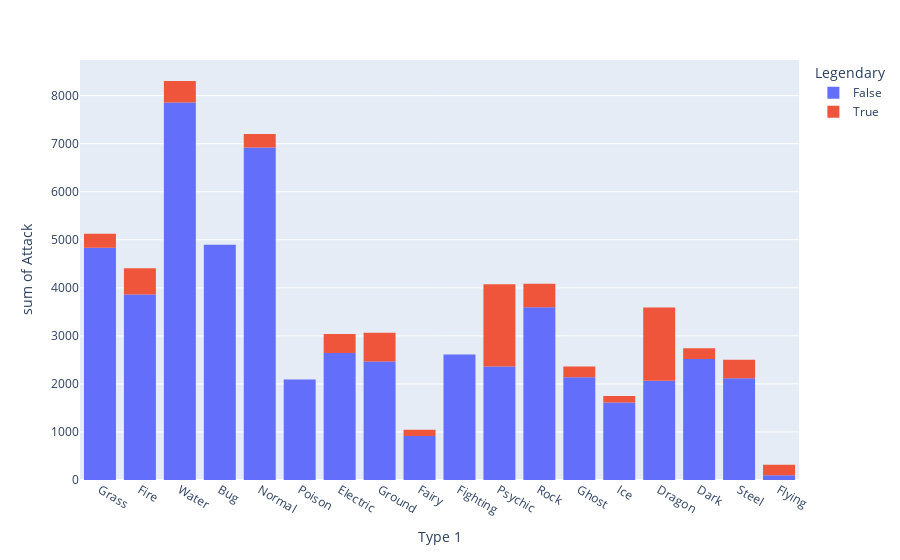

The code cell stored with this chart in its notebook:
### Code cell
px.histogram(df, x="Type 1", y="Attack", color="Legendary")

### Figure 1 — Plotly figure (JSON) as saved in the notebook; plotly's stock layout.template omitted (floating-point values rounded to 4 significant figures; data arrays with more than 128 entries replaced by an {"elided": "..."} marker saying what was removed)
{"data": [{"alignmentgroup": "True", "bingroup": "x", "histfunc": "sum", "hovertemplate": "Legendary=False<br>Type 1=%{x}<br>sum of Attack=%{y}<extra></extra>", "legendgroup": "False", "marker": {"color": "#636efa", "pattern": {"shape": ""}}, "name": "False", "offsetgroup": "False", "orientation": "v", "showlegend": true, "type": "histogram", "x": {"elided": "735 str values"}, "xaxis": "x", "y": {"elided": "735 int values"}, "yaxis": "y"}, {"alignmentgroup": "True", "bingroup": "x", "histfunc": "sum", "hovertemplate": "Legendary=True<br>Type 1=%{x}<br>sum of Attack=%{y}<extra></extra>", "legendgroup": "True", "marker": {"color": "#EF553B", "pattern": {"shape": ""}}, "name": "True", "offsetgroup": "True", "orientation": "v", "showlegend": true, "type": "histogram", "x": ["Ice", "Electric", "Fire", "Psychic", "Psychic", "Psychic", "Electric", "Fire", "Water", "Psychic", "Fire", "Rock", "Ice", "Steel", "Dragon", "Dragon", "Dragon", "Dragon", "Water", "Water", "Ground", "Ground", "Dragon", "Dragon", "Steel", "Psychic", "Psychic", "Psychic", "Psychic", "Psychic", "Psychic", "Psychic", "Steel", "Water", "Fire", "Normal", "Ghost", "Ghost", "Dark", "Grass", "Grass", "Normal", "Psychic", "Steel", "Rock", "Grass", "Flying", "Flying", "Electric", "Electric", "Dragon", "Dragon", "Ground", "Ground", "Dragon", "Dragon", "Dragon", "Fairy", "Dark", "Dragon", "Rock", "Rock", "Psychic", "Psychic", "Fire"], "xaxis": "x", "y": [85, 90, 100, 110, 190, 150, 85, 115, 75, 90, 130, 100, 50, 75, 80, 100, 90, 130, 100, 150, 150, 180, 150, 180, 100, 150, 180, 70, 95, 75, 105, 125, 120, 120, 90, 160, 100, 120, 90, 100, 103, 120, 100, 90, 129, 90, 115, 100, 115, 105, 120, 150, 125, 145, 130, 170, 120, 131, 131, 100, 100, 160, 110, 160, 110], "yaxis": "y"}], "layout": {"barmode": "relative", "legend": {"title": {"text": "Legendary"}, "tracegroupgap": 0}, "margin": {"t": 60}, "xaxis": {"anchor": "y", "domain": [0, 1], "title": {"text": "Type 1"}}, "yaxis": {"anchor": "x", "domain": [0, 1], "title": {"text": "sum of Attack"}}}}
